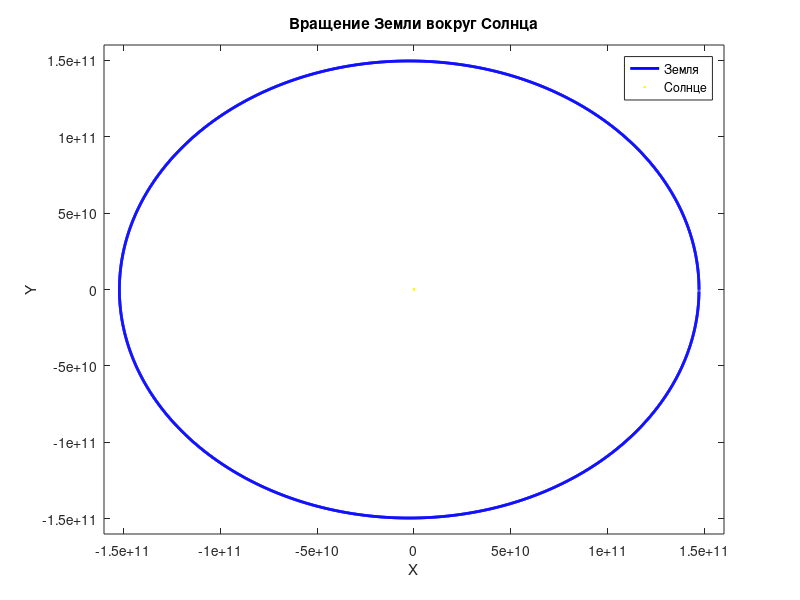

MATLAB code to generate this figure:
clear all;
%g=6,67*10^(-11);
%M=1.9891*10^30;        % масса Солнца

tau=10000;              %шаг
vx0=0;
gm=13.267297*10^(19);   % в CИ 
vy0=30280;              % скорость в перигелии км/c
%начальные координаты земли относительно Солнца
x0=147098290000;        % расстояние в перигелии, км
y0=0; 

M=365*24*60*2*60/tau;
%M=10000
U(1,1)=x0;
U(1,2)=y0;
U(1,3)=vy0;
U(1,4)=vx0;
%U
figure(1);

method=4; %ERK_: 1,2,3,4

if method==1 %ERK1
    for m=2:M
        w(m-1,1)=U(m-1,4);
        w(m-1,2)=U(m-1,3);
        w(m-1,3)=-gm*U(m-1,2)/((U(m-1,1)^2+U(m-1,2)^2)^(3/2));
        w(m-1,4)=-gm*U(m-1,1)/((U(m-1,1)^2+U(m-1,2)^2)^(3/2));
        for i=1:4
            U(m,i)=U(m-1,i)+tau*w(m-1,i);
        end
    end
end

if method==2 %ERK2
    a2=2/3;
    b1=1/4;
    b2=3/4;
    c1=0;
    c2=0;
    for m=2:M
        w1(m-1,1)=U(m-1,4);
        w1(m-1,2)=U(m-1,3);
        w1(m-1,3)=-gm*U(m-1,2)/((U(m-1,1)^2+U(m-1,2)^2)^(3/2));
        w1(m-1,4)=-gm*U(m-1,1)/((U(m-1,1)^2+U(m-1,2)^2)^(3/2));
        
        Uwn=U+tau*a2*w1;
        
        w2(m-1,1)=Uwn(m-1,4);
        w2(m-1,2)=Uwn(m-1,3);
        w2(m-1,3)=-gm*Uwn(m-1,2)/((Uwn(m-1,1)^2+Uwn(m-1,2)^2)^(3/2));
        w2(m-1,4)=-gm*Uwn(m-1,1)/((Uwn(m-1,1)^2+Uwn(m-1,2)^2)^(3/2));
        for i=1:4
            U(m,i)=U(m-1,i)+tau*(w1(m-1,i)*b1+b2*w2(m-1,i));
        end
    end
end

if method==3 %ERK3
    a2=1/2;
    a3=3/4; 
    b1=2/9;
    b2=3/9;
    b3=4/9;  
    for m=2:M
        w1(m-1,1)=U(m-1,4);
        w1(m-1,2)=U(m-1,3);
        w1(m-1,3)=-gm*U(m-1,2)/((U(m-1,1)^2+U(m-1,2)^2)^(3/2));
        w1(m-1,4)=-gm*U(m-1,1)/((U(m-1,1)^2+U(m-1,2)^2)^(3/2));
        
        Uwn2=U+tau*a2*w1;
        
        w2(m-1,1)=Uwn2(m-1,4);
        w2(m-1,2)=Uwn2(m-1,3);
        w2(m-1,3)=-gm*Uwn2(m-1,2)/((Uwn2(m-1,1)^2+Uwn2(m-1,2)^2)^(3/2));
        w2(m-1,4)=-gm*Uwn2(m-1,1)/((Uwn2(m-1,1)^2+Uwn2(m-1,2)^2)^(3/2));
        
        Uwn3=U+tau*a3*w2;
        
        w3(m-1,1)=Uwn3(m-1,4);
        w3(m-1,2)=Uwn3(m-1,3);
        w3(m-1,3)=-gm*Uwn3(m-1,2)/((Uwn3(m-1,1)^2+Uwn3(m-1,2)^2)^(3/2));
        w3(m-1,4)=-gm*Uwn3(m-1,1)/((Uwn3(m-1,1)^2+Uwn3(m-1,2)^2)^(3/2));
        for i=1:4
            U(m,i)=U(m-1,i)+tau*(w1(m-1,i)*b1+b2*w2(m-1,i)+b3*w3(m-1,i));
        end
    end
end

if method==4 %ERK4
    a2=1/2;
    a3=1/2; 
    a4=1;
    b1=1/6;
    b2=1/3;
    b3=1/3; 
    b4=1/6;
    for m=2:M
        w1(m-1,1)=U(m-1,4);
        w1(m-1,2)=U(m-1,3);
        w1(m-1,3)=-gm*U(m-1,2)/((U(m-1,1)^2+U(m-1,2)^2)^(3/2));
        w1(m-1,4)=-gm*U(m-1,1)/((U(m-1,1)^2+U(m-1,2)^2)^(3/2));
        
        Uwn2=U+tau*a2*w1;
        
        w2(m-1,1)=Uwn2(m-1,4);
        w2(m-1,2)=Uwn2(m-1,3);
        w2(m-1,3)=-gm*Uwn2(m-1,2)/((Uwn2(m-1,1)^2+Uwn2(m-1,2)^2)^(3/2));
        w2(m-1,4)=-gm*Uwn2(m-1,1)/((Uwn2(m-1,1)^2+Uwn2(m-1,2)^2)^(3/2));
        
        Uwn3=U+tau*a3*w2;
        
        w3(m-1,1)=Uwn3(m-1,4);
        w3(m-1,2)=Uwn3(m-1,3);
        w3(m-1,3)=-gm*Uwn3(m-1,2)/((Uwn3(m-1,1)^2+Uwn3(m-1,2)^2)^(3/2));
        w3(m-1,4)=-gm*Uwn3(m-1,1)/((Uwn3(m-1,1)^2+Uwn3(m-1,2)^2)^(3/2));
        
        Uwn4=U+tau*a4*w3;
        
        w4(m-1,1)=Uwn4(m-1,4);
        w4(m-1,2)=Uwn4(m-1,3);
        w4(m-1,3)=-gm*Uwn4(m-1,2)/((Uwn4(m-1,1)^2+Uwn4(m-1,2)^2)^(3/2));
        w4(m-1,4)=-gm*Uwn4(m-1,1)/((Uwn4(m-1,1)^2+Uwn4(m-1,2)^2)^(3/2));
        for i=1:4
            U(m,i)=U(m-1,i)+tau*(w1(m-1,i)*b1+b2*w2(m-1,i)+b3*w3(m-1,i)+b4*w4(m-1,i));
        end
    end
end

earth = plot(U(:,1),U(:,2),'b-');
set(earth,'LineWidth',2);
hold on;
sun = plot(0,0,'y.');
xlim([-1.6 * 10^11 1.6 * 10^11]);
ylim([-1.6 * 10^11 1.6 * 10^11]);
xlabel('X');
ylabel('Y');
title('Вращение Земли вокруг Солнца');
legend('Земля','Солнце');